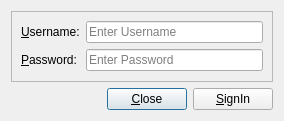
<?xml version="1.0" encoding="UTF-8"?>
<ui version="4.0">
 <class>LoginDialog</class>
 <widget class="QDialog" name="LoginDialog">
  <property name="geometry">
   <rect>
    <x>0</x>
    <y>0</y>
    <width>284</width>
    <height>121</height>
   </rect>
  </property>
  <property name="minimumSize">
   <size>
    <width>284</width>
    <height>121</height>
   </size>
  </property>
  <property name="maximumSize">
   <size>
    <width>284</width>
    <height>121</height>
   </size>
  </property>
  <property name="windowTitle">
   <string>Dialog</string>
  </property>
  <layout class="QVBoxLayout" name="verticalLayout_2">
   <item>
    <widget class="QFrame" name="frame">
     <property name="frameShape">
      <enum>QFrame::StyledPanel</enum>
     </property>
     <property name="frameShadow">
      <enum>QFrame::Raised</enum>
     </property>
     <layout class="QVBoxLayout" name="verticalLayout">
      <item>
       <layout class="QFormLayout" name="formLayout">
        <item row="0" column="0">
         <widget class="QLabel" name="label">
          <property name="text">
           <string>&amp;Username:</string>
          </property>
          <property name="buddy">
           <cstring>usernameLineEdit</cstring>
          </property>
         </widget>
        </item>
        <item row="0" column="1">
         <widget class="QLineEdit" name="usernameLineEdit">
          <property name="placeholderText">
           <string>Enter Username</string>
          </property>
         </widget>
        </item>
        <item row="1" column="0">
         <widget class="QLabel" name="label_2">
          <property name="text">
           <string>&amp;Password:</string>
          </property>
          <property name="buddy">
           <cstring>passwordLineEdit</cstring>
          </property>
         </widget>
        </item>
        <item row="1" column="1">
         <widget class="QLineEdit" name="passwordLineEdit">
          <property name="echoMode">
           <enum>QLineEdit::Password</enum>
          </property>
          <property name="placeholderText">
           <string>Enter Password</string>
          </property>
         </widget>
        </item>
       </layout>
      </item>
     </layout>
    </widget>
   </item>
   <item>
    <layout class="QHBoxLayout" name="horizontalLayout">
     <item>
      <spacer name="horizontalSpacer">
       <property name="orientation">
        <enum>Qt::Horizontal</enum>
       </property>
       <property name="sizeHint" stdset="0">
        <size>
         <width>40</width>
         <height>20</height>
        </size>
       </property>
      </spacer>
     </item>
     <item>
      <widget class="QPushButton" name="closePushButton">
       <property name="text">
        <string>&amp;Close</string>
       </property>
      </widget>
     </item>
     <item>
      <widget class="QPushButton" name="signinPushButton">
       <property name="text">
        <string>&amp;SignIn</string>
       </property>
      </widget>
     </item>
    </layout>
   </item>
  </layout>
 </widget>
 <resources/>
 <connections>
  <connection>
   <sender>closePushButton</sender>
   <signal>clicked()</signal>
   <receiver>LoginDialog</receiver>
   <slot>reject()</slot>
   <hints>
    <hint type="sourcelabel">
     <x>135</x>
     <y>87</y>
    </hint>
    <hint type="destinationlabel">
     <x>86</x>
     <y>80</y>
    </hint>
   </hints>
  </connection>
 </connections>
</ui>
